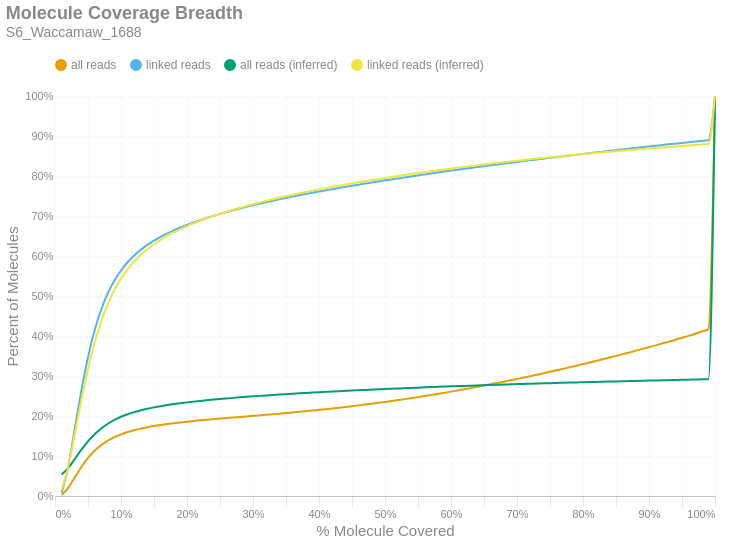

Source (notebook cell):
### Markdown cell above
### Molecule Read Coverage
This chart shows molecule coverage breadth as computed by the number of bases aligned to that molecule. In other words, "*how much of each unique long molecule is actually sequenced/aligned?*" Keep in mind there is a distinction between sequences and alignments, since some sequences belonging to a particular molecule may not align well and wouldn't appear in the alignment data. This chart also shows molecule coverage breadth as computed by the *inferred fragment* from which the aligned sequences originate. Unlike read coverage, this calculation takes into account the total insert size, including unsequenced gaps between the forward and reverse reads. Like the previous figures, these are cumulative percents.

### Code cell
if SKIPLR:
    print_html(f"Skipped")
else:
    binned_df = consolidated_hist(valids['coverage_bp'], mask, 0.01, True)
    binned_df_inf = consolidated_hist(valids['coverage_inserts'], mask, 0.01, True)
    binned_df = binned_df.with_columns(pl.lit(binned_df_inf['all reads (cumsum)']).alias('all reads (inferred)'))
    binned_df = binned_df.with_columns(pl.lit(binned_df_inf['linked reads (cumsum)']).alias('linked reads (inferred)'))
    binned_df = binned_df.with_columns(
        (pl.col('bin').cast(pl.Float64) + 0.01).alias('right_edge')
    )

    with SafeRender(binned_df):
        (
            density_plot(binned_df, 'Molecule Coverage Breadth', samplename, 'molcov', ['all reads (inferred)','linked reads (inferred)'])
            .encode(
                #x=alt.X('bin:Q', title="% Molecule Covered").axis(format = '%').scale(padding=0),
                x=alt.X('right_edge:Q', title="% Molecule Covered").axis(format='%').scale(padding=0),
                y=alt.Y('value:Q', title='Percent of Molecules')
                    .axis(format='%')
                    .stack(False)
                    .scale(domainMin=0, padding=0),
                color=alt.Color("key:N").scale(domain = ["all reads", "linked reads", "all reads (inferred)", "linked reads (inferred)"]),
                tooltip = [
                    alt.Tooltip("key:N", title = "Data Type"),
                    alt.Tooltip("range_label:N", title="% Molecule Covered"),
                    alt.Tooltip("value:Q", format = ".2%", title="% Molecules")
                ]
            )
        ).display()

### Figure 1 — Vega-Lite specification as saved in the notebook (floating-point values rounded to 4 significant figures)
{"width": "container", "height": 400, "config": {"title": {"anchor": "start", "dy": -15, "fontSize": 18, "color": "#888888", "subtitleColor": "#888888", "subtitleFontSize": 14}, "arc": {"fill": "#0072B2"}, "axis": {"domainColor": "#888888", "domainWidth": 0.5, "gridWidth": 0.2, "grid": false, "titleFontWeight": 400, "titleFontSize": 15, "labelFontSize": 11, "labelColor": "#888888", "tickColor": "#888888", "tickWidth": 0.2, "titleColor": "#888888"}, "axisBand": {"grid": false}, "axisX": {"grid": true, "tickSize": 10, "domainCap": "round"}, "axisY": {"domain": false, "grid": true, "tickSize": 0, "domainCap": "round"}, "background": "transparent", "header": {"labelFontSize": 15, "labelColor": "#888888", "titleFontSize": 15, "titleFontWeight": 600, "titleColor": "#888888"}, "legend": {"labelFont": "sans-serif", "labelFontSize": 12, "labelColor": "#888888", "symbolSize": 100, "symbolType": "circle", "titleFontSize": 12, "titlePadding": 10, "titleColor": "#888888", "title": null, "orient": "top"}, "range": {"category": ["#E69F00", "#56B4E9", "#009E73", "#F0E442", "#0072B2", "#D55E00", "#CC79A7", "#000000"], "diverging": ["#cfe8f3", "#a2d4ec", "#73bfe2", "#46abdb", "#1696d2", "#12719e"]}, "area": {"fill": "#0072B2", "fillOpacity": 0.7, "line": true, "strokeOpacity": 0.7}, "line": {"color": "#0072B2", "stroke": "#0072B2", "strokeWidth": 2}, "trail": {"color": "#0072B2", "stroke": "#0072B2", "strokeWidth": 0, "size": 1}, "point": {"filled": true, "fillOpacity": 1.0, "size": 95}, "text": {"color": "#888888", "fontSize": 11, "align": "right", "fontWeight": 400, "size": 11}, "bar": {"fill": "#0072B2", "stroke": null}, "view": {"stroke": null, "continuousWidth": 660, "continuousHeight": 400}}, "data": {"name": "data-cd8342e2b05a4ceb5b21a3dae70ee8f9"}, "mark": {"type": "line", "interpolate": "monotone", "point": {"opacity": 0, "size": 275}}, "encoding": {"color": {"field": "key", "scale": {"domain": ["all reads", "linked reads", "all reads (inferred)", "linked reads (inferred)"]}, "type": "nominal"}, "tooltip": [{"field": "key", "title": "Data Type", "type": "nominal"}, {"field": "range_label", "title": "% Molecule Covered", "type": "nominal"}, {"field": "value", "format": ".2%", "title": "% Molecules", "type": "quantitative"}], "x": {"axis": {"format": "%"}, "field": "right_edge", "scale": {"padding": 0}, "title": "% Molecule Covered", "type": "quantitative"}, "y": {"axis": {"format": "%"}, "field": "value", "scale": {"domainMin": 0, "padding": 0}, "stack": false, "title": "Percent of Molecules", "type": "quantitative"}}, "params": [{"name": "param_c36ac31b6afebe62", "select": {"type": "point", "fields": ["key"]}, "bind": "legend"}], "title": {"text": "Molecule Coverage Breadth", "subtitle": "S6_Waccamaw_1688"}, "transform": [{"fold": ["all reads (cumsum)", "linked reads (cumsum)", "all reads (inferred)", "linked reads (inferred)"]}, {"calculate": "replace(datum.key, ' (cumsum)', '')", "as": "key"}, {"filter": {"param": "param_c36ac31b6afebe62"}}], "usermeta": {"embedOptions": {"downloadFileName": "S6_Waccamaw_1688.molcov"}}, "$schema": "https://vega.github.io/schema/vega-lite/v6.1.0.json", "datasets": {"data-cd8342e2b05a4ceb5b21a3dae70ee8f9": [{"bin": "0.0", "interval": "0.0-0.01", "all reads": 0.00219, "linked reads": 0.007306, "all reads (cumsum)": 0.00219, "linked reads (cumsum)": 0.007306, "range_label": "0.0-0.01", "all reads (inferred)": 0.05398, "linked reads (inferred)": 0.015, "right_edge": 0.01}, {"bin": "0.01", "interval": "0.01-0.02", "all reads": 0.01814, "linked reads": 0.06566, "all reads (cumsum)": 0.02033, "linked reads (cumsum)": 0.07297, "range_label": "0.01-0.02", "all reads (inferred)": 0.06989, "linked reads (inferred)": 0.07259, "right_edge": 0.02}, {"bin": "0.02", "interval": "0.02-0.03", "all reads": 0.02621, "linked reads": 0.09592, "all reads (cumsum)": 0.04654, "linked reads (cumsum)": 0.1689, "range_label": "0.02-0.03", "all reads (inferred)": 0.09252, "linked reads (inferred)": 0.1555, "right_edge": 0.03}, {"bin": "0.03", "interval": "0.03-0.04", "all reads": 0.02607, "linked reads": 0.09562, "all reads (cumsum)": 0.07261, "linked reads (cumsum)": 0.2645, "range_label": "0.03-0.04", "all reads (inferred)": 0.1157, "linked reads (inferred)": 0.2407, "right_edge": 0.04}, {"bin": "0.04", "interval": "0.04-0.05", "all reads": 0.02245, "linked reads": 0.08242, "all reads (cumsum)": 0.09506, "linked reads (cumsum)": 0.3469, "range_label": "0.04-0.05", "all reads (inferred)": 0.1366, "linked reads (inferred)": 0.3175, "right_edge": 0.05}, {"bin": "0.05", "interval": "0.05-0.06", "all reads": 0.01817, "linked reads": 0.0667, "all reads (cumsum)": 0.1132, "linked reads (cumsum)": 0.4136, "range_label": "0.05-0.06", "all reads (inferred)": 0.1543, "linked reads (inferred)": 0.3824, "right_edge": 0.06}, {"bin": "0.06", "interval": "0.06-0.07", "all reads": 0.01434, "linked reads": 0.05267, "all reads (cumsum)": 0.1276, "linked reads (cumsum)": 0.4663, "range_label": "0.06-0.07", "all reads (inferred)": 0.1689, "linked reads (inferred)": 0.4361, "right_edge": 0.07}, {"bin": "0.07", "interval": "0.07-0.08", "all reads": 0.01105, "linked reads": 0.04053, "all reads (cumsum)": 0.1386, "linked reads (cumsum)": 0.5068, "range_label": "0.07-0.08", "all reads (inferred)": 0.1807, "linked reads (inferred)": 0.4796, "right_edge": 0.08}, {"bin": "0.08", "interval": "0.08-0.09", "all reads": 0.008671, "linked reads": 0.03172, "all reads (cumsum)": 0.1473, "linked reads (cumsum)": 0.5385, "range_label": "0.08-0.09", "all reads (inferred)": 0.1904, "linked reads (inferred)": 0.5151, "right_edge": 0.09}, {"bin": "0.09", "interval": "0.09-0.1", "all reads": 0.006899, "linked reads": 0.02519, "all reads (cumsum)": 0.1542, "linked reads (cumsum)": 0.5637, "range_label": "0.09-0.1", "all reads (inferred)": 0.1981, "linked reads (inferred)": 0.5434, "right_edge": 0.1}, {"bin": "0.1", "interval": "0.1-0.11", "all reads": 0.005641, "linked reads": 0.02056, "all reads (cumsum)": 0.1598, "linked reads (cumsum)": 0.5843, "range_label": "0.1-0.11", "all reads (inferred)": 0.2045, "linked reads (inferred)": 0.5668, "right_edge": 0.11}, {"bin": "0.11", "interval": "0.11-0.12", "all reads": 0.004652, "linked reads": 0.01693, "all reads (cumsum)": 0.1645, "linked reads (cumsum)": 0.6012, "range_label": "0.11-0.12", "all reads (inferred)": 0.2098, "linked reads (inferred)": 0.5863, "right_edge": 0.12}, {"bin": "0.12", "interval": "0.12-0.13", "all reads": 0.003948, "linked reads": 0.01434, "all reads (cumsum)": 0.1684, "linked reads (cumsum)": 0.6156, "range_label": "0.12-0.13", "all reads (inferred)": 0.2143, "linked reads (inferred)": 0.6029, "right_edge": 0.13}, {"bin": "0.13", "interval": "0.13-0.14", "all reads": 0.003368, "linked reads": 0.01221, "all reads (cumsum)": 0.1718, "linked reads (cumsum)": 0.6278, "range_label": "0.13-0.14", "all reads (inferred)": 0.2182, "linked reads (inferred)": 0.6171, "right_edge": 0.14}, {"bin": "0.14", "interval": "0.14-0.15", "all reads": 0.002963, "linked reads": 0.01073, "all reads (cumsum)": 0.1748, "linked reads (cumsum)": 0.6385, "range_label": "0.14-0.15", "all reads (inferred)": 0.2216, "linked reads (inferred)": 0.6294, "right_edge": 0.15}, {"bin": "0.15", "interval": "0.15-0.16", "all reads": 0.002635, "linked reads": 0.009494, "all reads (cumsum)": 0.1774, "linked reads (cumsum)": 0.648, "range_label": "0.15-0.16", "all reads (inferred)": 0.2246, "linked reads (inferred)": 0.6404, "right_edge": 0.16}, {"bin": "0.16", "interval": "0.16-0.17", "all reads": 0.002377, "linked reads": 0.008548, "all reads (cumsum)": 0.1798, "linked reads (cumsum)": 0.6565, "range_label": "0.16-0.17", "all reads (inferred)": 0.2273, "linked reads (inferred)": 0.6502, "right_edge": 0.17}, {"bin": "0.17", "interval": "0.17-0.18", "all reads": 0.002148, "linked reads": 0.007672, "all reads (cumsum)": 0.1819, "linked reads (cumsum)": 0.6642, "range_label": "0.17-0.18", "all reads (inferred)": 0.2297, "linked reads (inferred)": 0.6591, "right_edge": 0.18}, {"bin": "0.18", "interval": "0.18-0.19", "all reads": 0.001988, "linked reads": 0.007049, "all reads (cumsum)": 0.1839, "linked reads (cumsum)": 0.6713, "range_label": "0.18-0.19", "all reads (inferred)": 0.232, "linked reads (inferred)": 0.6673, "right_edge": 0.19}, {"bin": "0.19", "interval": "0.19-0.2", "all reads": 0.001857, "linked reads": 0.006604, "all reads (cumsum)": 0.1858, "linked reads (cumsum)": 0.6779, "range_label": "0.19-0.2", "all reads (inferred)": 0.2341, "linked reads (inferred)": 0.6749, "right_edge": 0.2}, {"bin": "0.2", "interval": "0.2-0.21", "all reads": 0.001743, "linked reads": 0.006127, "all reads (cumsum)": 0.1875, "linked reads (cumsum)": 0.684, "range_label": "0.2-0.21", "all reads (inferred)": 0.236, "linked reads (inferred)": 0.6817, "right_edge": 0.21}, {"bin": "0.21", "interval": "0.21-0.22", "all reads": 0.001641, "linked reads": 0.005737, "all reads (cumsum)": 0.1892, "linked reads (cumsum)": 0.6897, "range_label": "0.21-0.22", "all reads (inferred)": 0.2378, "linked reads (inferred)": 0.6883, "right_edge": 0.22}, {"bin": "0.22", "interval": "0.22-0.23", "all reads": 0.001558, "linked reads": 0.005406, "all reads (cumsum)": 0.1907, "linked reads (cumsum)": 0.6951, "range_label": "0.22-0.23", "all reads (inferred)": 0.2394, "linked reads (inferred)": 0.6944, "right_edge": 0.23}, {"bin": "0.23", "interval": "0.23-0.24", "all reads": 0.001483, "linked reads": 0.005115, "all reads (cumsum)": 0.1922, "linked reads (cumsum)": 0.7002, "range_label": "0.23-0.24", "all reads (inferred)": 0.241, "linked reads (inferred)": 0.7002, "right_edge": 0.24}, {"bin": "0.24", "interval": "0.24-0.25", "all reads": 0.001467, "linked reads": 0.005028, "all reads (cumsum)": 0.1937, "linked reads (cumsum)": 0.7053, "range_label": "0.24-0.25", "all reads (inferred)": 0.2425, "linked reads (inferred)": 0.7056, "right_edge": 0.25}, {"bin": "0.25", "interval": "0.25-0.26", "all reads": 0.001384, "linked reads": 0.0047, "all reads (cumsum)": 0.195, "linked reads (cumsum)": 0.71, "range_label": "0.25-0.26", "all reads (inferred)": 0.2439, "linked reads (inferred)": 0.7107, "right_edge": 0.26}, {"bin": "0.26", "interval": "0.26-0.27", "all reads": 0.00133, "linked reads": 0.004448, "all reads (cumsum)": 0.1964, "linked reads (cumsum)": 0.7144, "range_label": "0.26-0.27", "all reads (inferred)": 0.2453, "linked reads (inferred)": 0.7157, "right_edge": 0.27}, {"bin": "0.27", "interval": "0.27-0.28", "all reads": 0.001314, "linked reads": 0.004284, "all reads (cumsum)": 0.1977, "linked reads (cumsum)": 0.7187, "range_label": "0.27-0.28", "all reads (inferred)": 0.2467, "linked reads (inferred)": 0.7205, "right_edge": 0.28}, {"bin": "0.28", "interval": "0.28-0.29", "all reads": 0.00132, "linked reads": 0.004146, "all reads (cumsum)": 0.199, "linked reads (cumsum)": 0.7228, "range_label": "0.28-0.29", "all reads (inferred)": 0.2479, "linked reads (inferred)": 0.7251, "right_edge": 0.29}, {"bin": "0.29", "interval": "0.29-0.3", "all reads": 0.001317, "linked reads": 0.003922, "all reads (cumsum)": 0.2003, "linked reads (cumsum)": 0.7268, "range_label": "0.29-0.3", "all reads (inferred)": 0.2491, "linked reads (inferred)": 0.7295, "right_edge": 0.3}, {"bin": "0.3", "interval": "0.3-0.31", "all reads": 0.001351, "linked reads": 0.00384, "all reads (cumsum)": 0.2017, "linked reads (cumsum)": 0.7306, "range_label": "0.3-0.31", "all reads (inferred)": 0.2503, "linked reads (inferred)": 0.7337, "right_edge": 0.31}, {"bin": "0.31", "interval": "0.31-0.32", "all reads": 0.001363, "linked reads": 0.003698, "all reads (cumsum)": 0.203, "linked reads (cumsum)": 0.7343, "range_label": "0.31-0.32", "all reads (inferred)": 0.2515, "linked reads (inferred)": 0.7379, "right_edge": 0.32}, {"bin": "0.32", "interval": "0.32-0.33", "all reads": 0.001415, "linked reads": 0.003653, "all reads (cumsum)": 0.2045, "linked reads (cumsum)": 0.738, "range_label": "0.32-0.33", "all reads (inferred)": 0.2526, "linked reads (inferred)": 0.7419, "right_edge": 0.33}, {"bin": "0.33", "interval": "0.33-0.34", "all reads": 0.001461, "linked reads": 0.003612, "all reads (cumsum)": 0.2059, "linked reads (cumsum)": 0.7416, "range_label": "0.33-0.34", "all reads (inferred)": 0.2536, "linked reads (inferred)": 0.7457, "right_edge": 0.34}, {"bin": "0.34", "interval": "0.34-0.35", "all reads": 0.001489, "linked reads": 0.003492, "all reads (cumsum)": 0.2074, "linked reads (cumsum)": 0.7451, "range_label": "0.34-0.35", "all reads (inferred)": 0.2547, "linked reads (inferred)": 0.7494, "right_edge": 0.35}, {"bin": "0.35", "interval": "0.35-0.36", "all reads": 0.001524, "linked reads": 0.003406, "all reads (cumsum)": 0.2089, "linked reads (cumsum)": 0.7485, "range_label": "0.35-0.36", "all reads (inferred)": 0.2557, "linked reads (inferred)": 0.753, "right_edge": 0.36}, {"bin": "0.36", "interval": "0.36-0.37", "all reads": 0.001545, "linked reads": 0.003299, "all reads (cumsum)": 0.2105, "linked reads (cumsum)": 0.7518, "range_label": "0.36-0.37", "all reads (inferred)": 0.2567, "linked reads (inferred)": 0.7565, "right_edge": 0.37}, {"bin": "0.37", "interval": "0.37-0.38", "all reads": 0.001596, "linked reads": 0.003163, "all reads (cumsum)": 0.2121, "linked reads (cumsum)": 0.7549, "range_label": "0.37-0.38", "all reads (inferred)": 0.2576, "linked reads (inferred)": 0.7599, "right_edge": 0.38}, {"bin": "0.38", "interval": "0.38-0.39", "all reads": 0.001624, "linked reads": 0.003131, "all reads (cumsum)": 0.2137, "linked reads (cumsum)": 0.7581, "range_label": "0.38-0.39", "all reads (inferred)": 0.2585, "linked reads (inferred)": 0.7633, "right_edge": 0.39}, {"bin": "0.39", "interval": "0.39-0.4", "all reads": 0.001686, "linked reads": 0.003043, "all reads (cumsum)": 0.2154, "linked reads (cumsum)": 0.7611, "range_label": "0.39-0.4", "all reads (inferred)": 0.2594, "linked reads (inferred)": 0.7665, "right_edge": 0.4}, {"bin": "0.4", "interval": "0.4-0.41", "all reads": 0.001711, "linked reads": 0.002956, "all reads (cumsum)": 0.2171, "linked reads (cumsum)": 0.7641, "range_label": "0.4-0.41", "all reads (inferred)": 0.2603, "linked reads (inferred)": 0.7696, "right_edge": 0.41}, {"bin": "0.41", "interval": "0.41-0.42", "all reads": 0.001786, "linked reads": 0.002999, "all reads (cumsum)": 0.2189, "linked reads (cumsum)": 0.7671, "range_label": "0.41-0.42", "all reads (inferred)": 0.2612, "linked reads (inferred)": 0.7727, "right_edge": 0.42}, {"bin": "0.42", "interval": "0.42-0.43", "all reads": 0.001835, "linked reads": 0.002855, "all reads (cumsum)": 0.2207, "linked reads (cumsum)": 0.7699, "range_label": "0.42-0.43", "all reads (inferred)": 0.262, "linked reads (inferred)": 0.7758, "right_edge": 0.43}, {"bin": "0.43", "interval": "0.43-0.44", "all reads": 0.001904, "linked reads": 0.002862, "all reads (cumsum)": 0.2226, "linked reads (cumsum)": 0.7728, "range_label": "0.43-0.44", "all reads (inferred)": 0.2629, "linked reads (inferred)": 0.7787, "right_edge": 0.44}, {"bin": "0.44", "interval": "0.44-0.45", "all reads": 0.001958, "linked reads": 0.002816, "all reads (cumsum)": 0.2246, "linked reads (cumsum)": 0.7756, "range_label": "0.44-0.45", "all reads (inferred)": 0.2637, "linked reads (inferred)": 0.7817, "right_edge": 0.45}, {"bin": "0.45", "interval": "0.45-0.46", "all reads": 0.001982, "linked reads": 0.002733, "all reads (cumsum)": 0.2266, "linked reads (cumsum)": 0.7783, "range_label": "0.45-0.46", "all reads (inferred)": 0.2645, "linked reads (inferred)": 0.7844, "right_edge": 0.46}, {"bin": "0.46", "interval": "0.46-0.47", "all reads": 0.002072, "linked reads": 0.002785, "all reads (cumsum)": 0.2286, "linked reads (cumsum)": 0.7811, "range_label": "0.46-0.47", "all reads (inferred)": 0.2652, "linked reads (inferred)": 0.7872, "right_edge": 0.47}, {"bin": "0.47", "interval": "0.47-0.48", "all reads": 0.002145, "linked reads": 0.002733, "all reads (cumsum)": 0.2308, "linked reads (cumsum)": 0.7838, "range_label": "0.47-0.48", "all reads (inferred)": 0.266, "linked reads (inferred)": 0.7899, "right_edge": 0.48}, {"bin": "0.48", "interval": "0.48-0.49", "all reads": 0.002084, "linked reads": 0.002613, "all reads (cumsum)": 0.2329, "linked reads (cumsum)": 0.7865, "range_label": "0.48-0.49", "all reads (inferred)": 0.2667, "linked reads (inferred)": 0.7925, "right_edge": 0.49}, {"bin": "0.49", "interval": "0.49-0.5", "all reads": 0.002369, "linked reads": 0.002651, "all reads (cumsum)": 0.2352, "linked reads (cumsum)": 0.7891, "range_label": "0.49-0.5", "all reads (inferred)": 0.2675, "linked reads (inferred)": 0.7952, "right_edge": 0.5}, {"bin": "0.5", "interval": "0.5-0.51", "all reads": 0.002129, "linked reads": 0.002409, "all reads (cumsum)": 0.2374, "linked reads (cumsum)": 0.7915, "range_label": "0.5-0.51", "all reads (inferred)": 0.2682, "linked reads (inferred)": 0.7976, "right_edge": 0.51}, {"bin": "0.51", "interval": "0.51-0.52", "all reads": 0.002417, "linked reads": 0.002503, "all reads (cumsum)": 0.2398, "linked reads (cumsum)": 0.794, "range_label": "0.51-0.52", "all reads (inferred)": 0.2689, "linked reads (inferred)": 0.8001, "right_edge": 0.52}, {"bin": "0.52", "interval": "0.52-0.53", "all reads": 0.002404, "linked reads": 0.002527, "all reads (cumsum)": 0.2422, "linked reads (cumsum)": 0.7965, "range_label": "0.52-0.53", "all reads (inferred)": 0.2696, "linked reads (inferred)": 0.8026, "right_edge": 0.53}, {"bin": "0.53", "interval": "0.53-0.54", "all reads": 0.002494, "linked reads": 0.002487, "all reads (cumsum)": 0.2447, "linked reads (cumsum)": 0.799, "range_label": "0.53-0.54", "all reads (inferred)": 0.2703, "linked reads (inferred)": 0.805, "right_edge": 0.54}, {"bin": "0.54", "interval": "0.54-0.55", "all reads": 0.002534, "linked reads": 0.002471, "all reads (cumsum)": 0.2472, "linked reads (cumsum)": 0.8015, "range_label": "0.54-0.55", "all reads (inferred)": 0.2709, "linked reads (inferred)": 0.8073, "right_edge": 0.55}, {"bin": "0.55", "interval": "0.55-0.56", "all reads": 0.002652, "linked reads": 0.002415, "all reads (cumsum)": 0.2499, "linked reads (cumsum)": 0.8039, "range_label": "0.55-0.56", "all reads (inferred)": 0.2716, "linked reads (inferred)": 0.8097, "right_edge": 0.56}, {"bin": "0.56", "interval": "0.56-0.57", "all reads": 0.002711, "linked reads": 0.002438, "all reads (cumsum)": 0.2526, "linked reads (cumsum)": 0.8064, "range_label": "0.56-0.57", "all reads (inferred)": 0.2722, "linked reads (inferred)": 0.812, "right_edge": 0.57}, {"bin": "0.57", "interval": "0.57-0.58", "all reads": 0.002695, "linked reads": 0.002362, "all reads (cumsum)": 0.2553, "linked reads (cumsum)": 0.8087, "range_label": "0.57-0.58", "all reads (inferred)": 0.2728, "linked reads (inferred)": 0.8142, "right_edge": 0.58}, {"bin": "0.58", "interval": "0.58-0.59", "all reads": 0.0028, "linked reads": 0.002388, "all reads (cumsum)": 0.2581, "linked reads (cumsum)": 0.8111, "range_label": "0.58-0.59", "all reads (inferred)": 0.2735, "linked reads (inferred)": 0.8164, "right_edge": 0.59}, {"bin": "0.59", "interval": "0.59-0.6", "all reads": 0.002907, "linked reads": 0.002337, "all reads (cumsum)": 0.261, "linked reads (cumsum)": 0.8134, "range_label": "0.59-0.6", "all reads (inferred)": 0.2741, "linked reads (inferred)": 0.8186, "right_edge": 0.6}, {"bin": "0.6", "interval": "0.6-0.61", "all reads": 0.002848, "linked reads": 0.002269, "all reads (cumsum)": 0.2638, "linked reads (cumsum)": 0.8157, "range_label": "0.6-0.61", "all reads (inferred)": 0.2747, "linked reads (inferred)": 0.8207, "right_edge": 0.61}, {"bin": "0.61", "interval": "0.61-0.62", "all reads": 0.00301, "linked reads": 0.002214, "all reads (cumsum)": 0.2668, "linked reads (cumsum)": 0.8179, "range_label": "0.61-0.62", "all reads (inferred)": 0.2753, "linked reads (inferred)": 0.8228, "right_edge": 0.62}, {"bin": "0.62", "interval": "0.62-0.63", "all reads": 0.003053, "linked reads": 0.002266, "all reads (cumsum)": 0.2699, "linked reads (cumsum)": 0.8202, "range_label": "0.62-0.63", "all reads (inferred)": 0.2759, "linked reads (inferred)": 0.8248, "right_edge": 0.63}, {"bin": "0.63", "interval": "0.63-0.64", "all reads": 0.003072, "linked reads": 0.002207, "all reads (cumsum)": 0.273, "linked reads (cumsum)": 0.8224, "range_label": "0.63-0.64", "all reads (inferred)": 0.2764, "linked reads (inferred)": 0.8268, "right_edge": 0.64}, {"bin": "0.64", "interval": "0.64-0.65", "all reads": 0.00311, "linked reads": 0.002153, "all reads (cumsum)": 0.2761, "linked reads (cumsum)": 0.8246, "range_label": "0.64-0.65", "all reads (inferred)": 0.277, "linked reads (inferred)": 0.8288, "right_edge": 0.65}, {"bin": "0.65", "interval": "0.65-0.66", "all reads": 0.00332, "linked reads": 0.002155, "all reads (cumsum)": 0.2794, "linked reads (cumsum)": 0.8267, "range_label": "0.65-0.66", "all reads (inferred)": 0.2776, "linked reads (inferred)": 0.8307, "right_edge": 0.66}, {"bin": "0.66", "interval": "0.66-0.67", "all reads": 0.003196, "linked reads": 0.00212, "all reads (cumsum)": 0.2826, "linked reads (cumsum)": 0.8288, "range_label": "0.66-0.67", "all reads (inferred)": 0.2781, "linked reads (inferred)": 0.8326, "right_edge": 0.67}, {"bin": "0.67", "interval": "0.67-0.68", "all reads": 0.003302, "linked reads": 0.002144, "all reads (cumsum)": 0.2859, "linked reads (cumsum)": 0.831, "range_label": "0.67-0.68", "all reads (inferred)": 0.2786, "linked reads (inferred)": 0.8345, "right_edge": 0.68}, {"bin": "0.68", "interval": "0.68-0.69", "all reads": 0.003322, "linked reads": 0.002135, "all reads (cumsum)": 0.2892, "linked reads (cumsum)": 0.8331, "range_label": "0.68-0.69", "all reads (inferred)": 0.2792, "linked reads (inferred)": 0.8364, "right_edge": 0.69}, {"bin": "0.69", "interval": "0.69-0.7", "all reads": 0.003461, "linked reads": 0.002093, "all reads (cumsum)": 0.2927, "linked reads (cumsum)": 0.8352, "range_label": "0.69-0.7", "all reads (inferred)": 0.2797, "linked reads (inferred)": 0.8383, "right_edge": 0.7}, {"bin": "0.7", "interval": "0.7-0.71", "all reads": 0.003433, "linked reads": 0.002086, "all reads (cumsum)": 0.2961, "linked reads (cumsum)": 0.8373, "range_label": "0.7-0.71", "all reads (inferred)": 0.2802, "linked reads (inferred)": 0.84, "right_edge": 0.71}, {"bin": "0.71", "interval": "0.71-0.72", "all reads": 0.00352, "linked reads": 0.002042, "all reads (cumsum)": 0.2996, "linked reads (cumsum)": 0.8393, "range_label": "0.71-0.72", "all reads (inferred)": 0.2807, "linked reads (inferred)": 0.8418, "right_edge": 0.72}, {"bin": "0.72", "interval": "0.72-0.73", "all reads": 0.003618, "linked reads": 0.002023, "all reads (cumsum)": 0.3032, "linked reads (cumsum)": 0.8414, "range_label": "0.72-0.73", "all reads (inferred)": 0.2812, "linked reads (inferred)": 0.8435, "right_edge": 0.73}, {"bin": "0.73", "interval": "0.73-0.74", "all reads": 0.003574, "linked reads": 0.002016, "all reads (cumsum)": 0.3068, "linked reads (cumsum)": 0.8434, "range_label": "0.73-0.74", "all reads (inferred)": 0.2817, "linked reads (inferred)": 0.8451, "right_edge": 0.74}, {"bin": "0.74", "interval": "0.74-0.75", "all reads": 0.003847, "linked reads": 0.002037, "all reads (cumsum)": 0.3107, "linked reads (cumsum)": 0.8454, "range_label": "0.74-0.75", "all reads (inferred)": 0.2822, "linked reads (inferred)": 0.8469, "right_edge": 0.75}, {"bin": "0.75", "interval": "0.75-0.76", "all reads": 0.00364, "linked reads": 0.0019, "all reads (cumsum)": 0.3143, "linked reads (cumsum)": 0.8473, "range_label": "0.75-0.76", "all reads (inferred)": 0.2826, "linked reads (inferred)": 0.8485, "right_edge": 0.76}, {"bin": "0.76", "interval": "0.76-0.77", "all reads": 0.003806, "linked reads": 0.001961, "all reads (cumsum)": 0.3181, "linked reads (cumsum)": 0.8493, "range_label": "0.76-0.77", "all reads (inferred)": 0.2831, "linked reads (inferred)": 0.8501, "right_edge": 0.77}, {"bin": "0.77", "interval": "0.77-0.78", "all reads": 0.00383, "linked reads": 0.001987, "all reads (cumsum)": 0.3219, "linked reads (cumsum)": 0.8513, "range_label": "0.77-0.78", "all reads (inferred)": 0.2835, "linked reads (inferred)": 0.8517, "right_edge": 0.78}, {"bin": "0.78", "interval": "0.78-0.79", "all reads": 0.003889, "linked reads": 0.001921, "all reads (cumsum)": 0.3258, "linked reads (cumsum)": 0.8532, "range_label": "0.78-0.79", "all reads (inferred)": 0.284, "linked reads (inferred)": 0.8532, "right_edge": 0.79}, {"bin": "0.79", "interval": "0.79-0.8", "all reads": 0.004144, "linked reads": 0.002021, "all reads (cumsum)": 0.33, "linked reads (cumsum)": 0.8552, "range_label": "0.79-0.8", "all reads (inferred)": 0.2844, "linked reads (inferred)": 0.8548, "right_edge": 0.8}, {"bin": "0.8", "interval": "0.8-0.81", "all reads": 0.003859, "linked reads": 0.001883, "all reads (cumsum)": 0.3338, "linked reads (cumsum)": 0.8571, "range_label": "0.8-0.81", "all reads (inferred)": 0.2849, "linked reads (inferred)": 0.8563, "right_edge": 0.81}, {"bin": "0.81", "interval": "0.81-0.82", "all reads": 0.004057, "linked reads": 0.001965, "all reads (cumsum)": 0.3379, "linked reads (cumsum)": 0.859, "range_label": "0.81-0.82", "all reads (inferred)": 0.2853, "linked reads (inferred)": 0.8578, "right_edge": 0.82}, {"bin": "0.82", "interval": "0.82-0.83", "all reads": 0.004148, "linked reads": 0.001885, "all reads (cumsum)": 0.342, "linked reads (cumsum)": 0.8609, "range_label": "0.82-0.83", "all reads (inferred)": 0.2857, "linked reads (inferred)": 0.8593, "right_edge": 0.83}, {"bin": "0.83", "interval": "0.83-0.84", "all reads": 0.004148, "linked reads": 0.001933, "all reads (cumsum)": 0.3462, "linked reads (cumsum)": 0.8629, "range_label": "0.83-0.84", "all reads (inferred)": 0.2861, "linked reads (inferred)": 0.8607, "right_edge": 0.84}, {"bin": "0.84", "interval": "0.84-0.85", "all reads": 0.00416, "linked reads": 0.001834, "all reads (cumsum)": 0.3503, "linked reads (cumsum)": 0.8647, "range_label": "0.84-0.85", "all reads (inferred)": 0.2865, "linked reads (inferred)": 0.8621, "right_edge": 0.85}, {"bin": "0.85", "interval": "0.85-0.86", "all reads": 0.004273, "linked reads": 0.00185, "all reads (cumsum)": 0.3546, "linked reads (cumsum)": 0.8665, "range_label": "0.85-0.86", "all reads (inferred)": 0.2869, "linked reads (inferred)": 0.8635, "right_edge": 0.86}, {"bin": "0.86", "interval": "0.86-0.87", "all reads": 0.004295, "linked reads": 0.001824, "all reads (cumsum)": 0.3589, "linked reads (cumsum)": 0.8684, "range_label": "0.86-0.87", "all reads (inferred)": 0.2873, "linked reads (inferred)": 0.8648, "right_edge": 0.87}, {"bin": "0.87", "interval": "0.87-0.88", "all reads": 0.00447, "linked reads": 0.001841, "all reads (cumsum)": 0.3634, "linked reads (cumsum)": 0.8702, "range_label": "0.87-0.88", "all reads (inferred)": 0.2877, "linked reads (inferred)": 0.8662, "right_edge": 0.88}, {"bin": "0.88", "interval": "0.88-0.89", "all reads": 0.004375, "linked reads": 0.001781, "all reads (cumsum)": 0.3678, "linked reads (cumsum)": 0.872, "range_label": "0.88-0.89", "all reads (inferred)": 0.2881, "linked reads (inferred)": 0.8675, "right_edge": 0.89}, {"bin": "0.89", "interval": "0.89-0.9", "all reads": 0.004538, "linked reads": 0.001853, "all reads (cumsum)": 0.3723, "linked reads (cumsum)": 0.8738, "range_label": "0.89-0.9", "all reads (inferred)": 0.2885, "linked reads (inferred)": 0.8689, "right_edge": 0.9}, {"bin": "0.9", "interval": "0.9-0.91", "all reads": 0.004336, "linked reads": 0.001768, "all reads (cumsum)": 0.3766, "linked reads (cumsum)": 0.8756, "range_label": "0.9-0.91", "all reads (inferred)": 0.2889, "linked reads (inferred)": 0.8702, "right_edge": 0.91}, {"bin": "0.91", "interval": "0.91-0.92", "all reads": 0.004919, "linked reads": 0.001789, "all reads (cumsum)": 0.3815, "linked reads (cumsum)": 0.8774, "range_label": "0.91-0.92", "all reads (inferred)": 0.2893, "linked reads (inferred)": 0.8715, "right_edge": 0.92}, {"bin": "0.92", "interval": "0.92-0.93", "all reads": 0.004347, "linked reads": 0.001745, "all reads (cumsum)": 0.3859, "linked reads (cumsum)": 0.8791, "range_label": "0.92-0.93", "all reads (inferred)": 0.2896, "linked reads (inferred)": 0.8727, "right_edge": 0.93}, {"bin": "0.93", "interval": "0.93-0.94", "all reads": 0.004716, "linked reads": 0.001744, "all reads (cumsum)": 0.3906, "linked reads (cumsum)": 0.8809, "range_label": "0.93-0.94", "all reads (inferred)": 0.29, "linked reads (inferred)": 0.874, "right_edge": 0.94}, {"bin": "0.94", "interval": "0.94-0.95", "all reads": 0.005225, "linked reads": 0.001793, "all reads (cumsum)": 0.3958, "linked reads (cumsum)": 0.8827, "range_label": "0.94-0.95", "all reads (inferred)": 0.2904, "linked reads (inferred)": 0.8752, "right_edge": 0.95}, {"bin": "0.95", "interval": "0.95-0.96", "all reads": 0.004464, "linked reads": 0.001738, "all reads (cumsum)": 0.4003, "linked reads (cumsum)": 0.8844, "range_label": "0.95-0.96", "all reads (inferred)": 0.2908, "linked reads (inferred)": 0.8765, "right_edge": 0.96}, {"bin": "0.96", "interval": "0.96-0.97", "all reads": 0.005192, "linked reads": 0.001696, "all reads (cumsum)": 0.4055, "linked reads (cumsum)": 0.8861, "range_label": "0.96-0.97", "all reads (inferred)": 0.2912, "linked reads (inferred)": 0.8778, "right_edge": 0.97}, {"bin": "0.97", "interval": "0.97-0.98", "all reads": 0.005689, "linked reads": 0.001649, "all reads (cumsum)": 0.4112, "linked reads (cumsum)": 0.8878, "range_label": "0.97-0.98", "all reads (inferred)": 0.2917, "linked reads (inferred)": 0.879, "right_edge": 0.98}, {"bin": "0.98", "interval": "0.98-0.99", "all reads": 0.005466, "linked reads": 0.001802, "all reads (cumsum)": 0.4166, "linked reads (cumsum)": 0.8896, "range_label": "0.98-0.99", "all reads (inferred)": 0.2921, "linked reads (inferred)": 0.8798, "right_edge": 0.99}, {"bin": "0.99", "interval": "0.99-1.0", "all reads": 0.5834, "linked reads": 0.1104, "all reads (cumsum)": 1.0, "linked reads (cumsum)": 1.0, "range_label": "0.99-1.0", "all reads (inferred)": 1.0, "linked reads (inferred)": 1.0, "right_edge": 1.0}]}}
